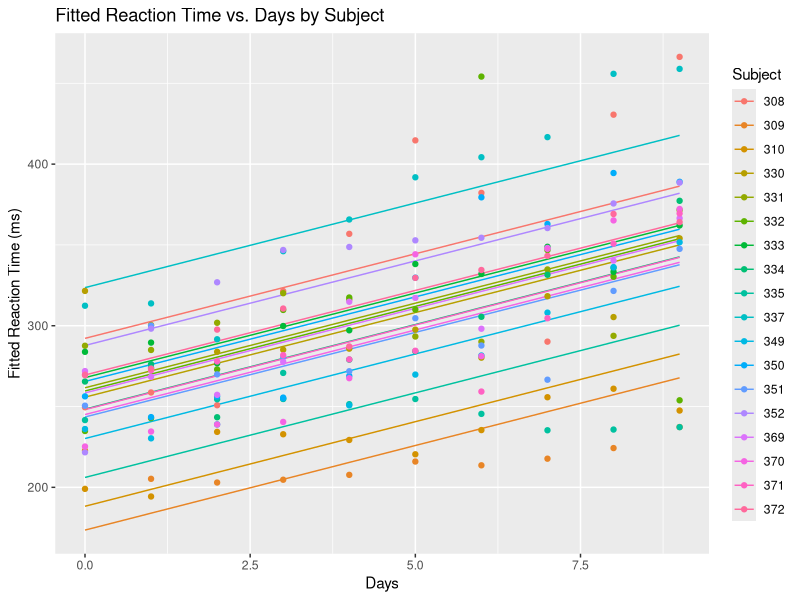
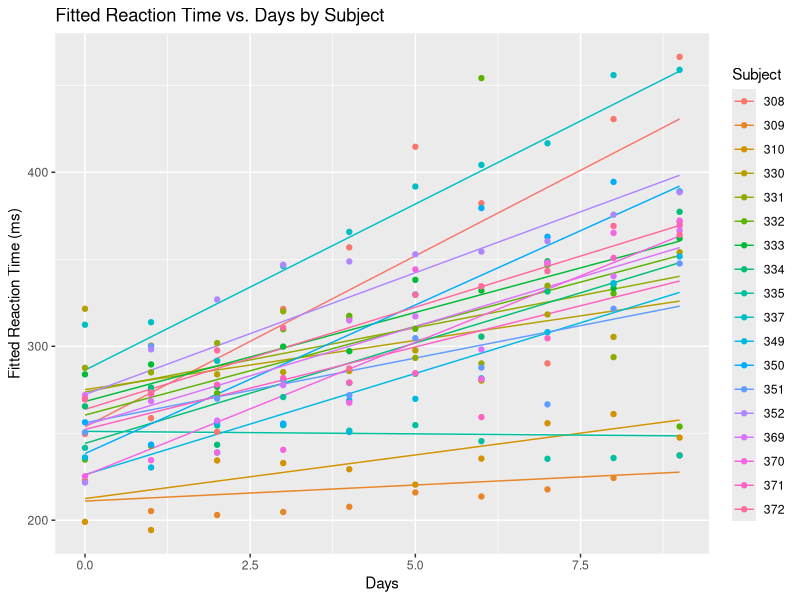
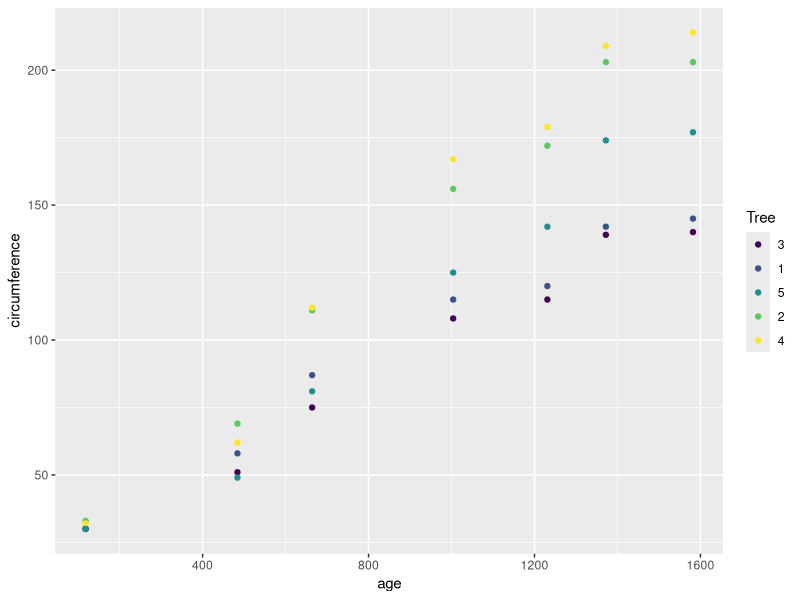

R code for these plots, in order:
## ---- chunk 1
#| echo: false
#| include: false

# import packages and get a small version of the penguins data
library(palmerpenguins)
library(ggplot2)
library(dplyr)
library(lme4)

data(penguins)
penguins_small = subset(penguins, !is.na(body_mass_g)) |>
  split(f=~species) |>
  lapply(function(x) subset(x, c(rep(TRUE, 5), rep(FALSE, nrow(x)-5)))) |>
  bind_rows()
## ---- chunk 2
re_model = lmer(Reaction ~ Days + (1|Subject), data=sleepstudy)
## ---- chunk 3
# Predict the fitted values from the mixed-effects model
sleepstudy$fitted_reaction <- predict(re_model)

# Create a scatterplot of fitted reaction times against Days
ggplot(sleepstudy) +
  aes(x = Days, y = fitted_reaction, color = Subject) +
   # geom_point() +
   geom_line() +
   labs(title = "Fitted Reaction Time vs. Days by Subject",
        x = "Days",
        y = "Fitted Reaction Time (ms)") +
  geom_point(data=sleepstudy, mapping=aes(x=Days, y=Reaction, color=Subject))
## ---- chunk 4
random_slope_model = lmer(Reaction ~ Days + (1 + Days|Subject), data=sleepstudy)
## ---- chunk 5
# Predict the fitted values from the mixed-effects model
sleepstudy$random_slope_fitted <- predict(random_slope_model)

# Create a scatterplot of fitted reaction times against Days
ggplot(sleepstudy) +
  aes(x = Days, y = random_slope_fitted, color = Subject) +
   # geom_point() +
   geom_line() +
   labs(title = "Fitted Reaction Time vs. Days by Subject",
        x = "Days",
        y = "Fitted Reaction Time (ms)") +
  geom_point(data=sleepstudy, mapping=aes(x=Days, y=Reaction, color=Subject))
## ---- chunk 6
summary(random_slope_model)
## ---- chunk 7
# plot the orange tree data
ggplot(Orange) +
  aes(x=age, y=circumference, color=Tree) +
  geom_point()
## ---- chunk 8
model_orange = lmer(circumference ~ (age - 1 | Tree), data=Orange)
summary(model_orange)
